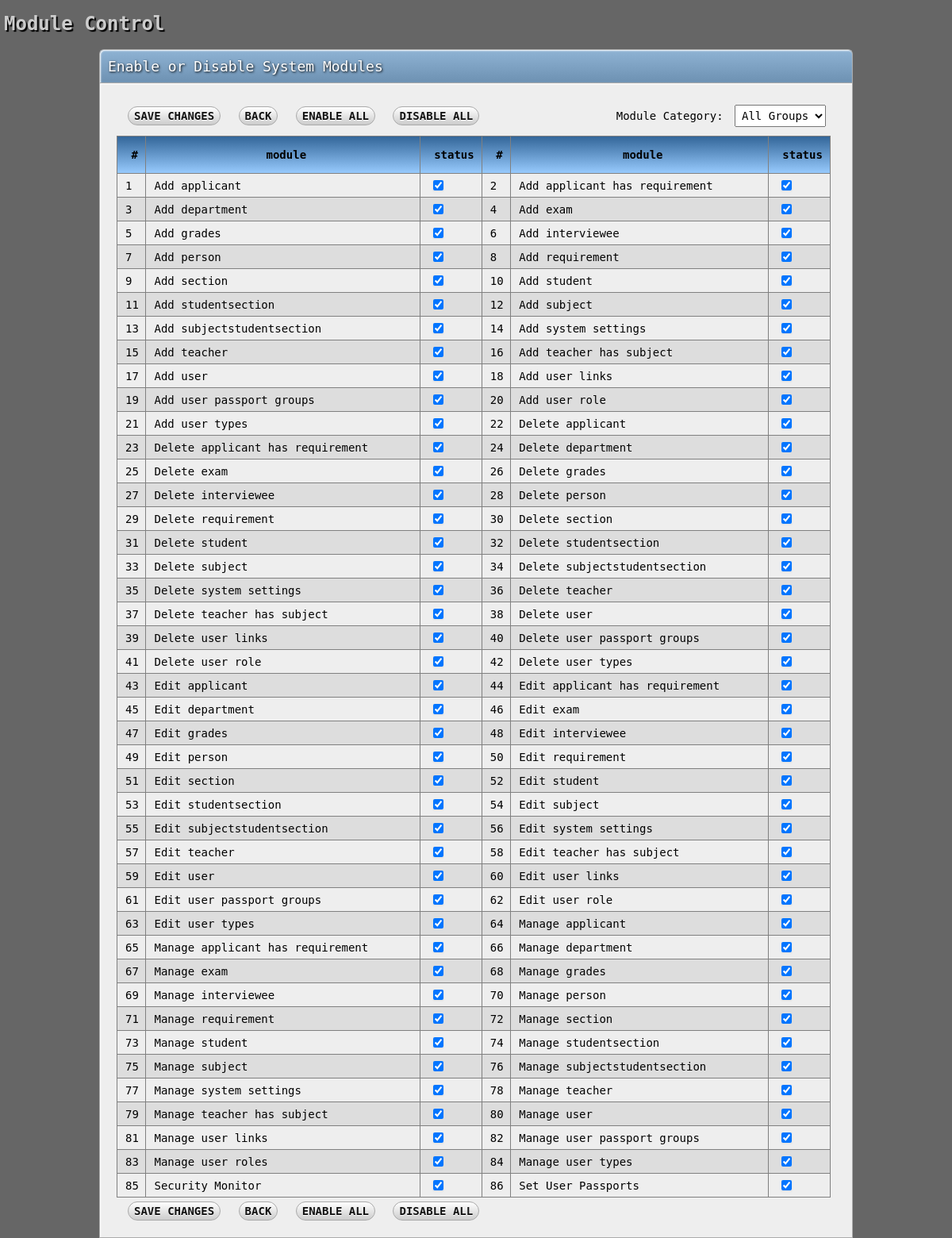
/sysadmin/module_control.php (signed in), run on the app's committed database.
### tables this page shows
CREATE TABLE `user_links` (
  `link_id` int(11) NOT NULL auto_increment,
  `name` varchar(255) NOT NULL,
  `target` varchar(255) NOT NULL,
  `descriptive_title` varchar(255) NOT NULL,
  `description` text NOT NULL,
  `passport_group_id` int(11) NOT NULL,
  `show_in_tasklist` varchar(255) NOT NULL,
  `status` varchar(255) NOT NULL,
  `icon` varchar(255) NOT NULL,
  PRIMARY KEY  (`link_id`)
);

### core/data_abstraction_class.php (called while the page is built, shortened)
<?php
class data_abstraction
{
    var $mysqli='';
    var $db_host='localhost';
    var $db_user='root';
    var $db_pass='';
    var $db_use='srccmsths';
    var $query='';
    var $connection_exists=FALSE;
    var $tables='';
    var $selected_fields='';
    var $values='';
    var $where_clause='';
    var $order_clause='';
    var $query_type='SELECT';
    function close_db()
    {
        if($this->mysqli)
        {
            $this->connection_exists = FALSE;
        }
    }
    function connect_db()
    {
        $this->mysqli = new mysqli($this->db_host,$this->db_user,$this->db_pass,$this->db_use);
        $this->connection_exists = TRUE;
        return $this->mysqli;
    }
    function execute_query($query='')
    {
        if($this->connection_exists == FALSE)
        {
            $this->mysqli = $this->connect_DB();
            $this->mysqli->real_query("SET NAMES 'utf8'");
        }
        $this->mysqli->real_query($this->query) or error_handler('Database error.',$this->mysqli->error);
        if($this->query_type == "SELECT")
        {
            $result = $this->mysqli->store_result();
            $this->num_rows = $result->num_rows;
            return $result;
        }
        elseif($this->query_type == "INSERT")
        {
            $this->auto_id = $this->mysqli->insert_id;
            $this->error = $this->mysqli->error;
        }
        else
        {
            $this->affected_rows = $this->mysqli->affected_rows;
        }
    }
    function make_query($execute=TRUE, $log=TRUE)
    {
        $this->query_type = strtoupper($this->query_type);
        $this->query = $this->query_type . ' ';
        switch($this->query_type)
        {
            case "SELECT":	$this->query .=  $this->selected_fields . ' FROM ' . $this->tables;
                            if($this->where_clause != '') $this->query .= ' WHERE ' . $this->where_clause;
                          	if($this->order_clause != '') $this->query .= ' ORDER BY ' . $this->order_clause;
                            break;
            case "INSERT":	$this->query .= 'INTO ' . $this->tables . '(' .  $this->selected_fields . ') VALUES(' . $this->values . ')';
                            break;
        }
        if($execute)
        {
            $result = $this->execute_query();
        }
        return $result;
    }
    function set_fields($new_fields)
    {
         $this->selected_fields = $new_fields;
    }
    function set_order($new_order_clause)
    {
        $this->order_clause = $new_order_clause;
    }
    function set_query_type($new_query_type)
    {
        $this->query_type = $new_query_type;
    }
    function set_table($new_table)
    {
        $this->tables = $new_table;
    }
    function set_values($new_values)
    {
        $this->values = $new_values;
    }
    function set_where($new_where_clause)
    {
        $this->where_clause = $new_where_clause;
    }
}
?>

### sysadmin/module_control.php (the view, shortened to what this page needs)
<?php
$html_writer = new html;
$html_writer->draw_header('Module Control', $message, $message_type);
echo '<div class="container_mid_huge2">
    <fieldset class="top"> Enable or Disable System Modules</fieldset>
    <fieldset class="middle">
    <table class="input_form" width="900">';
echo '<tr><td>';
$html_writer->draw_button('SPECIAL','submit','process','SAVE CHANGES',FALSE,0);
$html_writer->draw_button('SPECIAL','cancel','cancel','BACK',FALSE,0);
$html_writer->draw_button('BUTTON','','enable','ENABLE ALL',FALSE,0,"onClick='checkAll()'");
$html_writer->draw_button('BUTTON','','disable','DISABLE ALL',FALSE,0,"onClick='uncheckAll()'");
echo '</td><td align=right>'
?>
    Module Category: <select name="passportGroup" onChange="this.form.submit();">
    <?php
    echo '<option selected>All Groups</option>';
    ?>
    </select>
</td></tr>
<tr>
    <td colspan=2>
        <table border=1 width=900 class="listView">
        <tr class=listRowHead>
            <td>#</td><td>module</td><td>status</td>
            <td>#</td><td>module</td><td>status</td>
        </tr>
<?php
    $a=0;
    $data_con = new data_abstraction;
    $data_con->connect_db();
    $data_con->set_fields('a.link_id, a.descriptive_title as `title`, a.status, b.passport_group');
    $data_con->set_table('user_links a, user_passport_groups b');
    $data_con->set_where("a.passport_group_id = b.passport_group_id AND a.name!='Module Control' $filter");
    $data_con->set_order('a.descriptive_title');
    if($result = $data_con->make_query())
    {
        while($data = $result->fetch_assoc())
        {
            extract($data);
            if($a%4==0) $class='listRowEvenNoHighlight';
            else $class='listRowOddNoHighlight';
            echo "<tr class=$class><td>". ($a+1). "</td><td class=\"listCell\"><label style=\"display: block;\" for=\"checkfield[$link_id]\"> $title</label></td><td>";
            $checked='';
            if($status=="On")
            {
                $checked = 'checked';
            }
            echo "<input type=\"checkbox\" ID=\"checkfield[$link_id]\" name=\"module[]\" value=\"$link_id\" $checked></td>";
            $b=$a+1;
            if($b < $data_con->num_rows)
            {
                $data=$result->fetch_assoc();
                extract($data);
                echo "<td >". ($b+1). "</td><td class=\"listCell\"><label style=\"display: block;\" for=\"checkfield[$link_id]\"> $title</label></td><td>";
                $checked='';
                if($status=="On")
                {
                    $checked = 'checked';
                }
                echo "<input type=\"checkbox\" ID=\"checkfield[$link_id]\" name=\"module[]\" value=\"$link_id\" $checked></td>";
            }
            else
            {
                echo "<td >&nbsp;</td><td >&nbsp;</td><td >&nbsp;</td></tr>" . "\r\n";
            }
            $a+=2;
        }
    }
    else error_handler('Encountered an error while retrieving module list. ', $data_con->error);
?>
        </table>
    </td>
</tr>
<?php
echo '<tr><td>';
$html_writer->draw_button('SPECIAL','submit','process','SAVE CHANGES',FALSE,0);
$html_writer->draw_button('SPECIAL','cancel','cancel','BACK',FALSE,0);
$html_writer->draw_button('BUTTON','','enable','ENABLE ALL',FALSE,0,"onClick='checkAll()'");
$html_writer->draw_button('BUTTON','','disable','DISABLE ALL',FALSE,0,"onClick='uncheckAll()'");
echo '</td></tr>';
echo '</table>';
echo '</div>';
$html_writer->draw_footer();
?>

### core/skins/default_header.php (shortened to what this page needs)
<!DOCTYPE html PUBLIC "-//W3C//DTD Xhtml 1.0 Frameset//EN" "http://www.w3.org/TR/xhtml1/DTD/xhtml1-frameset.dtd">
<html>
<head>
    <link href="/srccmsths/css/<?php echo $_SESSION['css'];?>" rel="stylesheet" type="text/css">
</head>
<body>

### core/html_class.php (shortened to what this page needs)
<?php
class html
{
    var $with_form = FALSE;
    var $form_name = 'MyForm';
    var $form_id = 'MyForm';
    function draw_footer()
    {
        if($this->with_form == TRUE) echo '</form>' . "\r\n";
        require_once $_SESSION['footer'];
    }
    function draw_header($page_title=null, $message=null, $message_type=null, $draw_form=TRUE, $upload=FALSE)
    {
        require_once $_SESSION['header'];
        if($draw_form==TRUE)
        {
            $this->with_form = TRUE;
			if($upload)
			{
    			echo '<form enctype="multipart/form-data" method="POST" action="' . $_SERVER[PHP_SELF] . '" name="' . $this->form_name . '" id="'. $this->form_id . '">' . "\r\n";
			}
			else
			{
    			echo '<form method="POST" action="' . $_SERVER[PHP_SELF] . '" name="' . $this->form_name . '" id="'. $this->form_id . '">' . "\r\n";
            }
            if($page_title==null)
            {
            }
            else
            {
                $this->draw_page_title($page_title);
            }
        }
    }
    function draw_page_title($title)
    {
        echo '<br><span class=pageHeader>'. $title .'</span>' . "\r\n";
    }
    function draw_button($type=null, $button_class="button1", $button_name=null, $button_label=null, $draw_table_tags=FALSE, $colspan="2", $extra='')
    {
        $button_type='submit';
        $type = strtolower($type);
        switch($type)
        {
            case "special":
                break;
            case "button":
                $button_type='button';
                break;
        }
        echo "<input type=$button_type name='$button_name' value='$button_label' class='$button_class' $extra >&nbsp;";
    }
}

### core/skins/default_footer.php (shortened to what this page needs)
</body>
</html>

### css/cobalt.css (style rules this page uses)
* { padding: 0; margin: 0; }
body { background-color: #666666; font-family: "DejaVu Sans Mono", "Courier New", monospace, sans, verdana; font-size: 14px; margin-right: 0px; margin-left: 0px; margin-top: 0px; margin-bottom: 0px; text-align: left; }
div.container_mid_huge2 { width: 950px; margin: 0 auto; overflow-x:auto; }
fieldset { border-radius: 4px; -moz-border-radius: 4px; -webkit-border-radius: 4px; background: #eee; }
fieldset.top { margin-top: 1em; border-radius: 6px 6px 0 0; -moz-border-radius: 6px 6px 0 0; -webkit-border-radius: 6px 6px 0 0; padding: 10px; border: #aaa solid 1px; border-bottom: none; background: #8fb3d4; background: -webkit-gradient(linear, left top, left bottom, from(#8fb3d4), to(#6d91b2)); background: -moz-linear-gradient(top, #8fb3d4, #6d91b2); background: -o-linear-gradient(top, #8fb3d4, #6d91b2); text-shadow: 1px 1px 3px #000; font-size: 18px; color: #ffffff; -moz-box-shadow: 1px 1px 2px #fff inset; -webkit-box-shadow: 1px 1px 2px #fff inset; box-shadow: 1px 1px 2px #fff inset; }
fieldset.middle { border-radius: 0 0 0 0; -moz-border-radius: 0 0 0 0; -webkit-border-radius: 0 0 0 0; padding: 5px; border: #aaa solid 1px; padding: 1.5em; background: #eee; -moz-box-shadow: 1px 1px 2px #fff inset; -webkit-box-shadow: 1px 1px 2px #fff inset; box-shadow: 1px 1px 2px #fff inset; }
input { font-size : 14px; font-family: "DejaVu Sans Mono", "Courier New", monospace; }
input[type=button] { font-weight:bold; margin-left:14px; border: 1px solid #aaa; padding: 3px 7px; color: #111; text-decoration: none; background-color: #eeeeee; border-radius: 15px; -webkit-border-radius: 15px; -moz-border-radius: 15px; text-shadow: 0px 1px 0px #fff; background: -webkit-gradient(linear, left top, left bottom, from(#ffffff), to(#cccccc)); background: -moz-linear-gradient(top, #ffffff, #cccccc); background: -o-linear-gradient(top, #ffffff, #cccccc); }
input[type=checkbox] { border-radius:5px; -moz-border-radius:5px; -webkit-border-radius:5px; box-shadow:0 1px 2px #ddd; -moz-box-shadow:0 1px 2px #ddd; -webkit-box-shadow:0 1px 2px #ddd; border:1px solid #aaa; color:#000000; padding:4px; margin:6px; }
input[type=submit] { font-weight:bold; margin-left:14px; border: 1px solid #aaa; padding: 3px 7px; color: #111; text-decoration: none; background-color: #eeeeee; border-radius: 15px; -webkit-border-radius: 15px; -moz-border-radius: 15px; text-shadow: 0px 1px 0px #fff; background: -webkit-gradient(linear, left top, left bottom, from(#ffffff), to(#cccccc)); background: -moz-linear-gradient(top, #ffffff, #cccccc); background: -o-linear-gradient(top, #ffffff, #cccccc); }
.listRowEvenNoHighlight { background-color: #eeeeee; }
.listRowHead { background-color: #336699; font-weight: bold; text-align: center; background: -webkit-gradient(linear, left top, left bottom, from(#336699), to(#99ccff)); background: -moz-linear-gradient(top, #336699, #99ccff); background: -o-linear-gradient(top, #336699, #99ccff); }
.listRowOddNoHighlight { background-color: #dddddd; }
.pageHeader { padding-top: 1em; padding-left: 5px; font-size: 24px; font-weight: bold; color: #cccccc; text-shadow: 2px 2px 1px #000000; }
select { font-size: 14px; font-family: "DejaVu Sans Mono", "Courier New", monospace; padding: 4px; margin: 6px; }
table { border-collapse: collapse; }
table.input_form td { vertical-align: middle; }
table.listView { margin-top: 5px; margin-bottom: 5px; }
table.listView td { padding: 2px; padding-left: 10px; }
table.listView tr[class=listRowHead] td { padding-top: 15px; padding-bottom: 15px; padding-left: 10px; }

### data on the page
user_links: a "1", descriptive_title "Add applicant", b "2", user_links.descriptive_title "Add applicant has requirement"
user_links: a "3", descriptive_title "Add department", b "4", user_links.descriptive_title "Add exam"
user_links: a "5", descriptive_title "Add grades", b "6", user_links.descriptive_title "Add interviewee"
user_links: a "7", descriptive_title "Add person", b "8", user_links.descriptive_title "Add requirement"
user_links: a "9", descriptive_title "Add section", b "10", user_links.descriptive_title "Add student"
user_links: a "11", descriptive_title "Add studentsection", b "12", user_links.descriptive_title "Add subject"
user_links: a "13", descriptive_title "Add subjectstudentsection", b "14", user_links.descriptive_title "Add system settings"
user_links: a "15", descriptive_title "Add teacher", b "16", user_links.descriptive_title "Add teacher has subject"
user_links: a "17", descriptive_title "Add user", b "18", user_links.descriptive_title "Add user links"
user_links: a "19", descriptive_title "Add user passport groups", b "20", user_links.descriptive_title "Add user role"
user_links: a "21", descriptive_title "Add user types", b "22", user_links.descriptive_title "Delete applicant"
user_links: a "23", descriptive_title "Delete applicant has requirement", b "24", user_links.descriptive_title "Delete department"
user_links: a "25", descriptive_title "Delete exam", b "26", user_links.descriptive_title "Delete grades"
user_links: a "27", descriptive_title "Delete interviewee", b "28", user_links.descriptive_title "Delete person"
user_links: a "29", descriptive_title "Delete requirement", b "30", user_links.descriptive_title "Delete section"
user_links: a "31", descriptive_title "Delete student", b "32", user_links.descriptive_title "Delete studentsection"
user_links: a "33", descriptive_title "Delete subject", b "34", user_links.descriptive_title "Delete subjectstudentsection"
user_links: a "35", descriptive_title "Delete system settings", b "36", user_links.descriptive_title "Delete teacher"
user_links: a "37", descriptive_title "Delete teacher has subject", b "38", user_links.descriptive_title "Delete user"
user_links: a "39", descriptive_title "Delete user links", b "40", user_links.descriptive_title "Delete user passport groups"
user_links: a "41", descriptive_title "Delete user role", b "42", user_links.descriptive_title "Delete user types"
user_links: a "43", descriptive_title "Edit applicant", b "44", user_links.descriptive_title "Edit applicant has requirement"
user_links: a "45", descriptive_title "Edit department", b "46", user_links.descriptive_title "Edit exam"
user_links: a "47", descriptive_title "Edit grades", b "48", user_links.descriptive_title "Edit interviewee"
user_links: a "49", descriptive_title "Edit person", b "50", user_links.descriptive_title "Edit requirement"
user_links: a "51", descriptive_title "Edit section", b "52", user_links.descriptive_title "Edit student"
user_links: a "53", descriptive_title "Edit studentsection", b "54", user_links.descriptive_title "Edit subject"
user_links: a "55", descriptive_title "Edit subjectstudentsection", b "56", user_links.descriptive_title "Edit system settings"
user_links: a "57", descriptive_title "Edit teacher", b "58", user_links.descriptive_title "Edit teacher has subject"
user_links: a "59", descriptive_title "Edit user", b "60", user_links.descriptive_title "Edit user links"
user_links: a "61", descriptive_title "Edit user passport groups", b "62", user_links.descriptive_title "Edit user role"
user_links: a "63", descriptive_title "Edit user types", b "64", user_links.descriptive_title "Manage applicant"
user_links: a "65", descriptive_title "Manage applicant has requirement", b "66", user_links.descriptive_title "Manage department"
user_links: a "67", descriptive_title "Manage exam", b "68", user_links.descriptive_title "Manage grades"
user_links: a "69", descriptive_title "Manage interviewee", b "70", user_links.descriptive_title "Manage person"
user_links: a "71", descriptive_title "Manage requirement", b "72", user_links.descriptive_title "Manage section"
user_links: a "73", descriptive_title "Manage student", b "74", user_links.descriptive_title "Manage studentsection"
user_links: a "75", descriptive_title "Manage subject", b "76", user_links.descriptive_title "Manage subjectstudentsection"
user_links: a "77", descriptive_title "Manage system settings", b "78", user_links.descriptive_title "Manage teacher"
user_links: a "79", descriptive_title "Manage teacher has subject", b "80", user_links.descriptive_title "Manage user"
user_links: a "81", descriptive_title "Manage user links", b "82", user_links.descriptive_title "Manage user passport groups"
user_links: a "83", descriptive_title "Manage user roles", b "84", user_links.descriptive_title "Manage user types"
user_links: a "85", descriptive_title "Security Monitor", b "86", user_links.descriptive_title "Set User Passports"

### other printed values
$title "Module Control"
